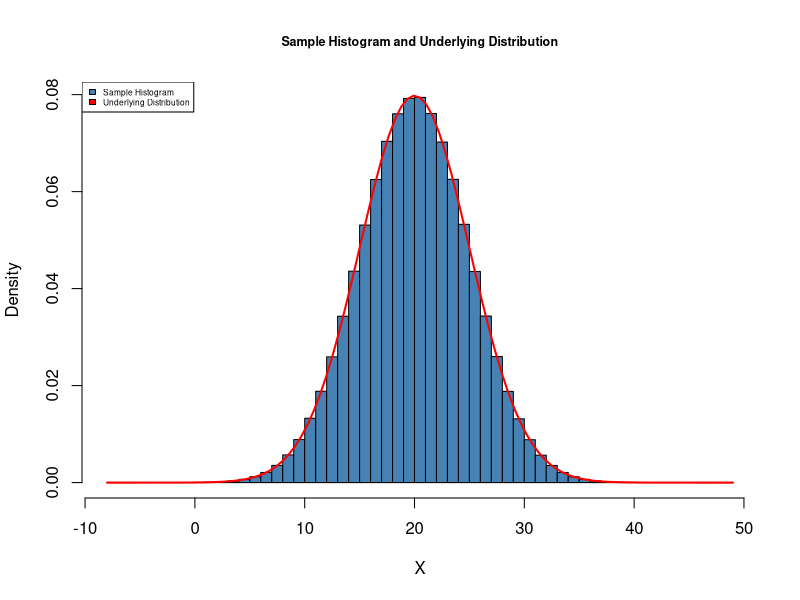
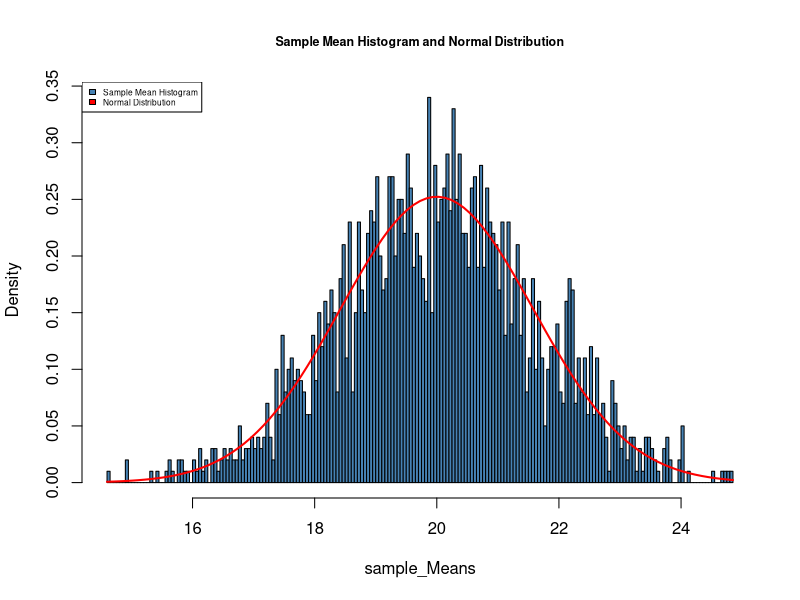
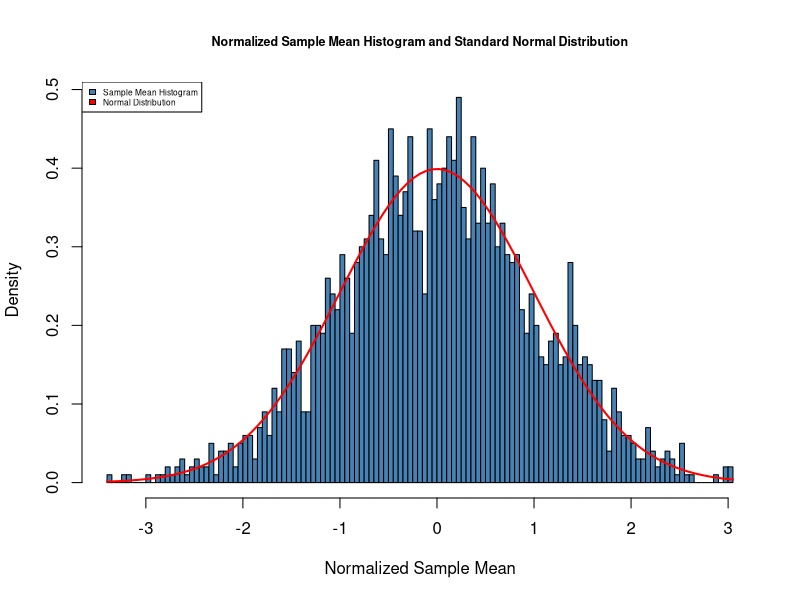
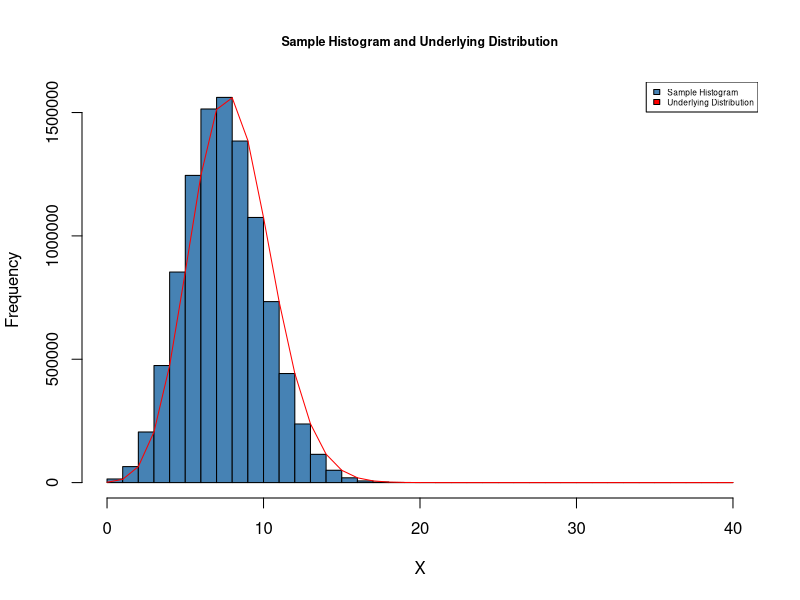

These charts were generated, in order, by the following R code: (Note: a time limit stopped this script after it produced the figures.)
########################################################
# Empirical Analysis: CLT
########################################################
# Hang Miao
# Non distributable, for 322 Econometrics Course only


##########################################
# Central Limiit Theory
##########################################

################################
# Normal Underlying Population
################################
# The underlying population follows Normal(mu, sigma^2)
N = 10000000
mu = 20
sigma = 5
# randomly generate N samples from the underlying population
X = rnorm(N, mean = mu, sd = sigma)
E = mu
Var = sigma^2
sd = sigma

# Plot the histogram of N samples randomly draw 
# from the underlying population distribution Normal(mu, sigma^2)
hist(X, 
     col = "steelblue" , 
     freq = FALSE, 
     breaks = 50, 
     main = 'Sample Histogram and Underlying Distribution',cex.main=0.75)
# draw the the underlying population distribution Normal(mu, sigma^2)
x = seq(range(X)[1], range(X)[2], by = diff(range(X))/50 )
curve(dnorm(x, mean = mu, sd = sigma), 
      col = "red", 
      lwd = "2", 
      add = TRUE)
legend("topleft",c("Sample Histogram","Underlying Distribution"),fill=c("steelblue","red"),cex = 0.5 )



### small Sample and Large Sample
Sample_Size = c(10, 100000 )
### number of repetition
reps = 2000
### 
#i=1 #small sample 
#i=2 #large sample
i=1
## Conduct reps (2000) times of following experiment: 
## each time draw sample_Size  many of samples from underlying population
## samples is a matrix with dimension Sample_Size*reps
samples <- replicate(reps, sample(X,size = Sample_Size[i],replace = FALSE, prob = NULL) )
## calculate the sample mean for each iteration
sample_Means <- colMeans(samples)

# Plot the density histogram for Sample Means of reps many of repetitions
hist(sample_Means, 
     col = "steelblue" , 
     freq = FALSE, 
     breaks = 200, 
     main = 'Sample Mean Histogram and Normal Distribution',cex.main=0.75)
# draw the convergent Normal(E, Var)
x = seq(range(sample_Means)[1], range(sample_Means)[2], by = diff(range(sample_Means))/50 )
curve(dnorm(x, mean = E, sd = sd/sqrt(Sample_Size[i])), 
      col = "red", 
      lwd = "2", 
      add = TRUE)
legend("topleft",c("Sample Mean Histogram","Normal Distribution"),fill=c("steelblue","red"),cex = 0.5 )

# Plot the Normalized Sample Mean together with Standard Normal Distribution
# Normalize Sample mean
Nsample_Means = (sample_Means-E)/(sd/sqrt(Sample_Size[i]))
# Plot the density histogram for Sample Means of reps many of repetitions
hist(Nsample_Means, 
     col = "steelblue" , 
     freq = FALSE, 
     breaks = 200, 
     xlab = 'Normalized Sample Mean',
     main = 'Normalized Sample Mean Histogram and Standard Normal Distribution',cex.main=0.75)
# draw the standard Normal Distribution
curve(dnorm(x, mean = 0, sd = 1), 
      col = "red", 
      lwd = "2", 
      add = TRUE)
legend("topleft",c("Sample Mean Histogram","Normal Distribution"),fill=c("steelblue","red"),cex = 0.5 )


################################
# Binomial Underlying Population
################################


# The underlying population follows Binomial(n,p)
N = 10000000
n_Trials = 40
p = 0.2
# randomly generate N samples from the underlying population
X = rbinom(n=N, size = n_Trials, prob=p)

E = n_Trials*p # Theoretical Expectation for Binomial Distribution
Var = n_Trials*p*(1-p) # Theoretical Expectation for Binomial Distribution
#sd = as.integer(sqrt(Var)) # Theoretical standard deviation
sd = sqrt(Var) # Theoretical standard deviation
# draw the histogram of N samples randomly draw 
# from the underlying population distribution Normal(mu, sigma^2)
hist(X, 
     col = "steelblue" , 
     prob = FALSE,
     breaks = seq(0,n_Trials,1),
     main = 'Sample Histogram and Underlying Distribution',cex.main=0.75)
# draw the the underlying population distribution Binomial(n,p)
x = seq(0,n_Trials,1)
lines(x,dbinom(x,n_Trials,p)* N ,col="red")
legend("topright",c("Sample Histogram","Underlying Distribution"),fill=c("steelblue","red"),cex = 0.5 )


### small Sample vs Large Sample
Sample_Size = c(2, 100000 )
### number of repetition
reps = 2000
### 
#i=1 #small sample 
#i=2 #large sample
i=2
## Conduct reps (2000) times of following experiment: 
## each time draw sample_Size  many of samples from underlying population
## samples is a matrix with dimension Sample_Size*reps
samples <- replicate(reps, sample(X,size = Sample_Size[i],replace = FALSE, prob = NULL) )
## calculate the sample mean for each iteration
sample_Means <- colMeans(samples)

# Plot the density histogram for Sample Means of reps many of repetitions
hist(sample_Means, 
     col = "steelblue" , 
     freq = FALSE, 
     breaks = 200, 
     main = 'Sample Mean Histogram and Normal Distribution',cex.main=0.75)
# draw the convergent Normal(E, Var)
x = seq(0,n_Trials,1)
curve(dnorm(x, mean = E, sd = sd/sqrt(Sample_Size[i])), 
      col = "red", 
      lwd = "2", 
      add = TRUE)
legend("topleft",c("Sample Mean Histogram","Normal Distribution"),fill=c("steelblue","red"),cex = 0.5 )

# Plot the Normalized Sample Mean together with Standard Normal Distribution
# Normalize Sample mean
Nsample_Means = (sample_Means-E)/(sd/sqrt(Sample_Size[i]))
# Plot the density histogram for Sample Means of reps many of repetitions
hist(Nsample_Means, 
     col = "steelblue" , 
     freq = FALSE, 
     breaks = 200, 
     xlab = 'Normalized Sample Mean',
     main = 'Normalized Sample Mean Histogram and Standard Normal Distribution',cex.main=0.75)
# draw the standard Normal Distribution
curve(dnorm(x, mean = 0, sd = 1), 
      col = "red", 
      lwd = "2", 
      add = TRUE)
legend("topleft",c("Sample Mean Histogram","Normal Distribution"),fill=c("steelblue","red"),cex = 0.5 )


################################
# Chi Square Distribution
################################

# The underlying population follows Chi(df)
N = 10000000
df = 5
# randomly generate N samples from the underlying population
X = rchisq(N, df, ncp = 0)
E = df# Theoretical Expectation for  Chi Square Distribution
Var =2*df # Theoretical Expectation for Binomial Distribution
sd = sqrt(Var) # Theoretical standard deviation

# draw the histogram of N samples randomly draw 
# from the underlying population distribution Chi(df)
x = seq(range(X)[1], range(X)[2], by = diff(range(X))/50 )
hist(X, 
     col = "steelblue" , 
     freq = FALSE, 
     breaks = 50, 
     main = 'Sample Histogram and Underlying Distribution',cex.main=0.75)
# draw the the underlying population distribution Chi(df)
curve(dchisq(x,df), 
      col = "red", 
      lwd = "2", 
      add = TRUE)
legend("topright",c("Sample Histogram","Underlying Distribution"),fill=c("steelblue","red"),cex = 0.5 )



### small Sample vs Large Sample
Sample_Size = c(2, 100000 )
### number of repetition
reps = 2000
### 
#i=1 #small sample 
#i=2 #large sample
i=2
## Conduct reps (2000) times of following experiment: 
## each time draw sample_Size  many of samples from underlying population
## samples is a matrix with dimension Sample_Size*reps
samples <- replicate(reps, sample(X,size = Sample_Size[i],replace = FALSE, prob = NULL) )
## calculate the sample mean for each iteration
sample_Means <- colMeans(samples)

# Plot the density histogram for Sample Means of reps many of repetitions
hist(sample_Means, 
     col = "steelblue" , 
     freq = FALSE, 
     breaks = 200, 
     main = 'Sample Mean Histogram and Normal Distribution',cex.main=0.75)
# draw the convergent Normal(E, Var)
x = seq(range(sample_Means)[1], range(sample_Means)[2], by = diff(range(sample_Means))/50 )
curve(dnorm(x, mean = E, sd = sd/sqrt(Sample_Size[i])), 
      col = "red", 
      lwd = "2", 
      add = TRUE)
legend("topleft",c("Sample Mean Histogram","Normal Distribution"),fill=c("steelblue","red"),cex = 0.5 )




################################
# t Distribution
################################

# The underlying population follows t-distribution(df)
N = 10000000
df = 5 # df should be great than 2, otherwise theoretical variance does not exist
# randomly generate N samples from the underlying population
X = rt(N, df, ncp = 0)
E = 0# Theoretical Expectation for  t Distribution
Var = ifelse(df > 2, df/(df-2), Inf)  # Theoretical Expectation for Binomial Distribution
sd = sqrt(Var) # Theoretical standard deviation

# draw the histogram of N samples randomly draw 
# from the underlying population distribution t(df)
hist(X, 
     col = "steelblue" , 
     freq = FALSE, 
     breaks = 200, 
     xlim= c(-10,10), 
     main = 'Sample Histogram and Underlying Distribution',cex.main=0.75)
# draw the the underlying population distribution t(df)
x = seq(range(X)[1], range(X)[2], by = diff(range(X))/50 )
curve(dt(x,df), 
      col = "red", 
      lwd = "2", 
      add = TRUE)
legend("topright",c("Sample Histogram","Underlying Distribution"),fill=c("steelblue","red"),cex = 0.5 )


### small Sample vs Large Sample
Sample_Size = c(2, 100000 )
### number of repetition
reps = 2000
### 
#i=1 #small sample 
#i=2 #large sample
i=1
## Conduct reps (2000) times of following experiment: 
## each time draw sample_Size  many of samples from underlying population
## samples is a matrix with dimension Sample_Size*reps
samples <- replicate(reps, sample(X,size = Sample_Size[i],replace = FALSE, prob = NULL) )
## calculate the sample mean for each iteration
sample_Means <- colMeans(samples)

# Plot the density histogram for Sample Means of reps many of repetitions
hist(sample_Means, 
     col = "steelblue" , 
     freq = FALSE, 
     breaks = 200, 
     main = 'Sample Mean Histogram and Normal Distribution',cex.main=0.75)
# draw the convergent Normal(E, Var)
x = seq(range(sample_Means)[1], range(sample_Means)[2], by = diff(range(sample_Means))/50 )
curve(dnorm(x, mean = E, sd = sd/sqrt(Sample_Size[i])), 
      col = "red", 
      lwd = "2", 
      add = TRUE)
legend("topleft",c("Sample Mean Histogram","Normal Distribution"),fill=c("steelblue","red"),cex = 0.5 )

# Plot the Normalized Sample Mean together with Standard Normal Distribution
# Normalize Sample mean
Nsample_Means = (sample_Means-E)/(sd/sqrt(Sample_Size[i]))
# Plot the density histogram for Sample Means of reps many of repetitions
hist(Nsample_Means, 
     col = "steelblue" , 
     freq = FALSE, 
     breaks = 200, 
     xlab = 'Normalized Sample Mean',
     main = 'Normalized Sample Mean Histogram and Standard Normal Distribution',cex.main=0.75)
# draw the standard Normal Distribution
curve(dnorm(x, mean = 0, sd = 1), 
      col = "red", 
      lwd = "2", 
      add = TRUE)
legend("topleft",c("Sample Mean Histogram","Normal Distribution"),fill=c("steelblue","red"),cex = 0.5 )

################################
# F Distribution
################################

# The underlying population follows f(df1, df2)
#df1 = 8
#df2 = 6
N = 10000000
df1 = 5
df2 = 5 # df2 should be great 2 otherwise theoretical expectation does not exist
# if df2 less than 5, theoretical variance does not exist
# randomly generate N samples from the underlying population
X = rf(N, df1, df2)
E = df2/(df2-2)# Theoretical Expectation for  f  Distribution
Var =2*df2^2*(df1+df2-2)/(df1*(df2-2)^2*(df2-4)) # Theoretical Expectation for Binomial Distribution
sd = sqrt(Var) # Theoretical standard deviation

# draw the histogram of N samples randomly draw 
# from the underlying population distribution f(df1, df2)
hist(X, 
     col = "steelblue" , 
     freq = FALSE, 
     breaks = 5000, 
     xlim= c(0,20),
     main = 'Sample Histogram and Underlying Distribution',cex.main=0.75)
# draw the the underlying population distribution f(df1, df2)
x = seq(range(X)[1], range(X)[2], by = diff(range(X))/50 )
curve(df(x,df1,df2), 
      col = "red", 
      lwd = "2", 
      add = TRUE)
legend("topright",c("Sample Histogram","Underlying Distribution"),fill=c("steelblue","red"),cex = 0.5 )


### small Sample and Large Sample
Sample_Size = c(2, 100000 )
### number of repetition
reps = 2000
### 
#i=1 #small sample 
#i=2 #large sample
i=2
## Conduct reps (2000) times of following experiment: 
## each time draw sample_Size  many of samples from underlying population
## samples is a matrix with dimension Sample_Size*reps
samples <- replicate(reps, sample(X,size = Sample_Size[i],replace = FALSE, prob = NULL) )
## calculate the sample mean for each iteration
sample_Means <- colMeans(samples)

# Plot the density histogram for Sample Means of reps many of repetitions
hist(sample_Means, 
     col = "steelblue" , 
     freq = FALSE, 
     breaks = 200, 
     main = 'Sample Mean Histogram and Normal Distribution',cex.main=0.75)
# draw the convergent Normal(E, Var)
x = seq(range(sample_Means)[1], range(sample_Means)[2], by = diff(range(sample_Means))/50 )
curve(dnorm(x, mean = E, sd = sd/sqrt(Sample_Size[i])), 
      col = "red", 
      lwd = "2", 
      add = TRUE)
legend("topleft",c("Sample Mean Histogram","Normal Distribution"),fill=c("steelblue","red"),cex = 0.5 )

# Plot the Normalized Sample Mean together with Standard Normal Distribution
# Normalize Sample mean
Nsample_Means = (sample_Means-E)/(sd/sqrt(Sample_Size[i]))
# Plot the density histogram for Sample Means of reps many of repetitions
hist(Nsample_Means, 
     col = "steelblue" , 
     freq = FALSE, 
     breaks = 200, 
     xlab = 'Normalized Sample Mean',
     main = 'Normalized Sample Mean Histogram and Standard Normal Distribution',cex.main=0.75)
# draw the standard Normal Distribution
curve(dnorm(x, mean = 0, sd = 1), 
      col = "red", 
      lwd = "2", 
      add = TRUE)
legend("topleft",c("Sample Mean Histogram","Normal Distribution"),fill=c("steelblue","red"),cex = 0.5 )
